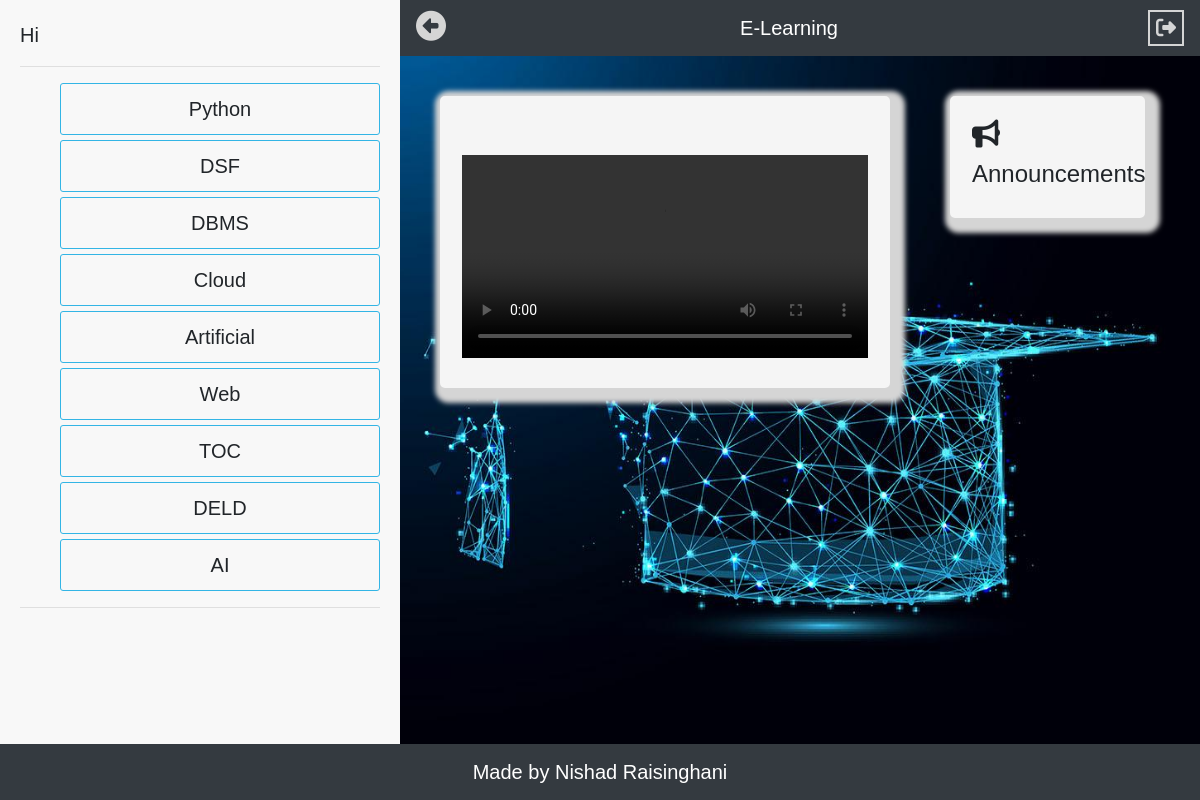
The page /St/student.php on the database as committed earlier.
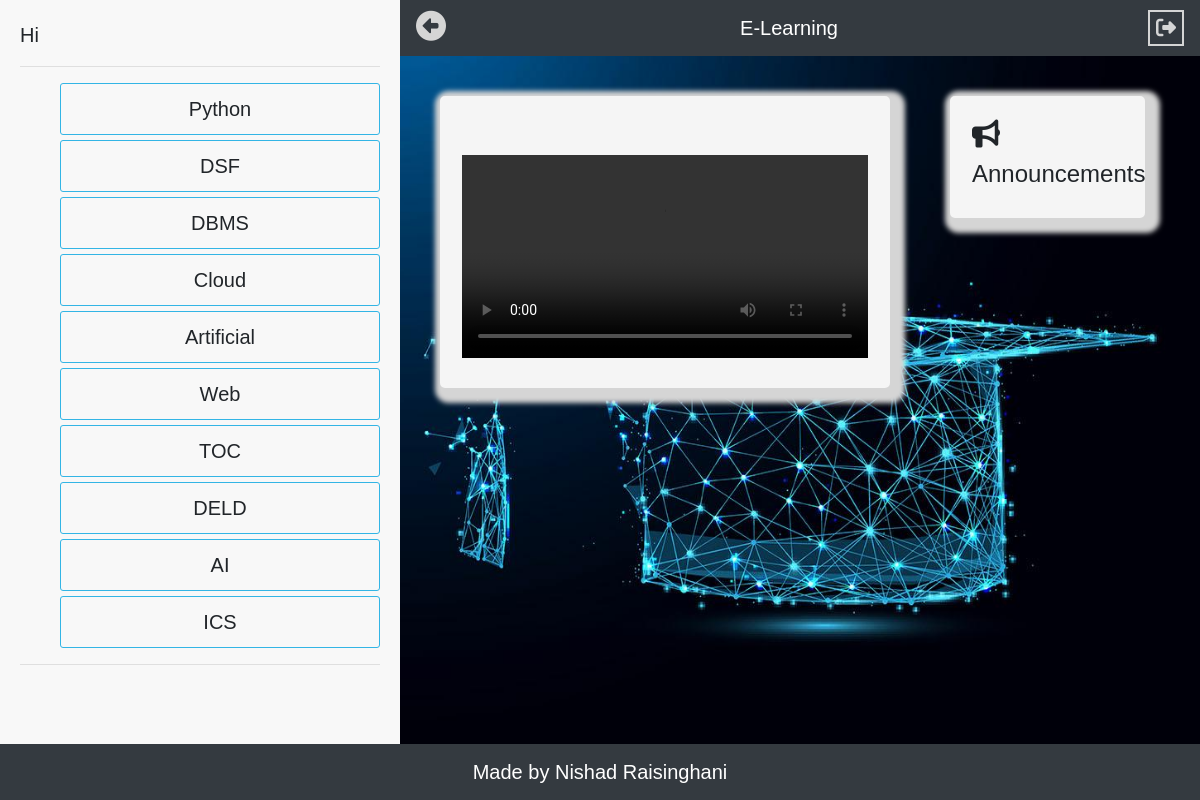
The same page on the database as committed later.
### tables this page shows
CREATE TABLE `subjects` (
  `subject_Id` int(11) NOT NULL,
  `subject` varchar(255) NOT NULL,
  `year` varchar(3) NOT NULL,
  `dept` varchar(255) NOT NULL,
  `sem` int(11) NOT NULL
);

### St/student.php (the view, shortened to what this page needs)
<?php
               $name=$_SESSION['user_name'];
            ?>
<!DOCTYPE html>
<html>
<head>
	<?php include '../links.php' ?>
	<?php include '../connection.php' ?>
</head>
<body style="height: 100vh !important;">
  <div id="sb">
  	Hi <?php echo $name ;?>
  	<hr>
  	<ul style="list-style-type: none">
  		<?php
  		$getsubs="SELECT * FROM subjects";
  		$run=mysqli_query($conn,$getsubs);
  		while($row=mysqli_fetch_assoc($run))
  		{
  		echo '<li>';
  		    $subid=$row['subject'].'id';
  		    echo '<span onclick="tgllist(\''.$subid.'\')">'.$row['subject'].'</span>';
  		echo '</li>';
  	    }
        ?>
  		</ul>
  	<hr>
  </div>
  <nav class="navbar navbar-expand-lg navbar-dark bg-dark">
   <ul class="navbar-nav mr-auto">
      <li class="nav-item active">
        <i id="tg" class='fas fa-arrow-alt-circle-right' style='color:#d5d5d5;font-size: 30px;'></i>
      </li>
    </ul>
   <a class="navbar-brand" href="#">E-Learning</a>
   <ul class="navbar-nav ml-auto">
      <li class="nav-item active">
        <form method="post">
        <button  type="submit" name='lgt' style="border:2px solid #d5d5d5; background-color: transparent;color: #d5d5d5;"><i class="fas fa-sign-out-alt"></i></button>
        </form>
      </li>
   </ul>
  </nav>
  <div>
    <div class="container-fluid">
  	<div class="row pad">
  		<div class="col-lg-8 sm-auto md-auto pad2">
        <div id='viddiv' class="fc">
          <h3 id="title"></h3><br>
  	<video id='vidshow' style="width: 100%;" controls>
  		<source id="srcvid" type="video/mp4">
    </video>
      </div>
     </div>
     <br><br>
  	<div class="col-lg-4 sm-auto md-auto pad2">
      <div class="container-fluid fc">
        <h3><i class="fa fa-bullhorn" aria-hidden="true"></i></h3><h4> Announcements</h4>
      </div>
    </div>
  </div>
</body>
      <div class="navbar navbar-expand-lg navbar-dark bg-dark navbar-fixed-bottom" id="footer">
        <a class="navbar-brand mx-auto">Made by Nishad Raisinghani</a>
      </div>
</html>

### links.php (shortened to what this page needs)
<link rel="stylesheet" href="https://maxcdn.bootstrapcdn.com/bootstrap/4.0.0/css/bootstrap.min.css">

### style.php (style rules this page uses)
body { align-items: center; background-color: #F6F6F6; background-image: url('background.png'); background-repeat: no-repeat; background-attachment: fixed; background-size: 100% 100%; font-family: 'Trebuchet MS', sans-serif; font-size: 20px; -webkit-user-select: none; -moz-user-select: none; -ms-user-select: none; user-select: none; }
.pad2 { padding: 30px; align-items: center; }
#sb { background-color: #F8F8F8; float: left; padding: 20px; width: 400px; height: 100vh; display: none; position: relative; }
#sb li { cursor: pointer; padding:10px; border: 1px solid #33b5e5; border-radius: 3px; margin-bottom: 5px; text-align: center; }
#viddiv { display: none; }
.pad { padding: 10px; }
.fc { padding: 20px; background-color: #f5f5f5; border-radius: 5px; border: 2px solid #f5f5f5; box-shadow: 5px 5px 5px 10px #d5d5d5; font-size: 19px; }
#footer { position: fixed; left: 0; bottom: 0; width: 100vw; color: white; }

Rows that differ between the two databases and show on the page:
added subjects: subject "ICS"
